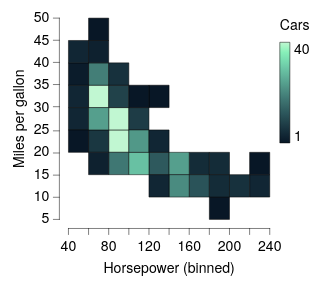

Write the Vega-Lite specification saved for this chart.
### Vega-Lite specification from a JSON file in a GitHub repository (floating-point values rounded to 4 significant figures; data arrays with more than 128 entries replaced by an {"elided": "..."} marker saying what was removed)
{"background": null, "config": {"arc": {"fill": "#DBDBDB", "fillOpacity": 1.0, "innerRadius": 25.0, "padAngle": 0.03, "stroke": "black", "strokeOpacity": 1, "strokeWidth": 0.25}, "area": {"fill": "#DBDBDB", "fillOpacity": 1.0, "stroke": "black", "strokeOpacity": 1, "strokeWidth": 0.25}, "axis": {"domain": true, "domainCap": "round", "domainColor": "black", "domainWidth": 0.25, "grid": false, "gridCap": "round", "gridColor": "#F1F1F1", "gridDash": [0, 0], "gridOpacity": 1.0, "gridWidth": 0.25, "labelColor": "black", "labelFont": "HelveticaNeue", "labelFontSize": 7, "labelFontStyle": "normal", "labelFontWeight": 400, "offset": 4.5, "ticks": true, "tickCap": "round", "tickColor": "black", "tickSize": 3, "tickWidth": 0.25, "titleColor": "black", "titleFont": "HelveticaNeue", "titleFontSize": 7, "titleFontStyle": "normal", "titleFontWeight": 400}, "axisX": {"domain": true, "labelAlign": "center", "labelAngle": 0, "labels": true, "ticks": true, "translate": 0}, "axisY": {"domain": true, "labelAlign": "right", "labelAngle": 0, "labels": true, "ticks": true, "translate": 0}, "axisRight": {"domain": true, "labelAlign": "left", "labelAngle": 0, "labels": true, "ticks": true, "translate": 0}, "axisTop": {"domain": true, "labelAlign": "center", "labelAngle": 0, "labels": true, "ticks": true, "translate": 0}, "bar": {"fill": "#DBDBDB", "fillOpacity": 1.0, "stroke": "black", "strokeOpacity": 1, "strokeWidth": 0.25}, "boxplot": {"size": 9.0, "ticks": {"cornerRadius": 0.25, "fill": "black", "size": 4.5, "thickness": 0.25}, "box": {"fillOpacity": 1.0, "stroke": "black", "strokeOpacity": 1, "strokeWidth": 0.25}, "median": {"fill": "black", "fillOpacity": 1.0, "size": 9.0, "thickness": 0.25}, "rule": {"fill": "black", "fillOpacity": 1.0, "size": 10.0, "stroke": "black", "strokeDash": [0, 0], "strokeOpacity": 1, "strokeWidth": 0.25}, "outliers": {"color": "black", "fill": "black", "fillOpacity": 1.0, "size": 0, "stroke": "black", "strokeOpacity": 1, "strokeWidth": 0.25}}, "circle": {"fill": "black", "fillOpacity": 1.0, "size": 0.5, "stroke": "black", "strokeOpacity": 1, "strokeWidth": 0.25}, "errorband": {"band": {"fillOpacity": 0.6, "stroke": null, "strokeWidth": 0.25, "strokeOpacity": 1}, "borders": {"opacity": 0, "strokeOpacity": 0.25, "strokeWidth": 1}}, "errorbar": {"opacity": 1, "rule": {"strokeDash": [0, 0], "strokeWidth": 0.5}, "ticks": {"color": "black", "cornerRadius": 0.25, "opacity": 1, "size": 6.0, "thickness": 0.5}, "thickness": 0.5}, "font": "HelveticaNeue", "geoshape": {"fill": "#DBDBDB", "fillOpacity": 1.0, "stroke": "black", "strokeOpacity": 1, "strokeWidth": 0.25}, "header": {"labelColor": "black", "labelFont": "HelveticaNeue", "labelFontSize": 7, "labelFontStyle": "normal", "labelFontWeight": 400, "titleColor": "black", "titleFont": "HelveticaNeue", "titleFontSize": 7, "titleFontStyle": "normal", "titleFontWeight": 400, "titlePadding": 0}, "legend": {"disable": false, "offset": 4.5, "gradientLength": 50.0, "gradientThickness": 5.0, "gradientOpacity": 1.0, "gradientStrokeColor": "black", "gradientStrokeWidth": 0.25, "labelColor": "black", "labelFont": "HelveticaNeue", "labelFontSize": 7, "labelFontStyle": "normal", "labelFontWeight": 400, "strokeColor": "black", "strokeWidth": 0, "symbolSize": 42, "symbolStrokeColor": "black", "symbolStrokeWidth": 0.25, "titleColor": "black", "titleFont": "HelveticaNeue", "titleFontSize": 7, "titleFontStyle": "normal", "titleFontWeight": 400}, "line": {"color": "black", "stroke": "black", "strokeCap": "round", "strokeDash": [0, 0], "strokeOpacity": 1, "strokeWidth": 0.375}, "point": {"filled": true, "fill": "#DBDBDB", "fillOpacity": 1.0, "size": 5.0, "stroke": "black", "strokeOpacity": 1, "strokeWidth": 0.25}, "range": {"category": ["#C6D9F1", "#F1C9CB", "#FEF0B9", "#CEE37A", "#7AA8E0", "#E589A3", "#FDDD5D", "#68B961", "#4177B1", "#C35082", "#E5C227", "#438156"], "diverging": {"scheme": ["#C35082", "#CE6D94", "#D989A7", "#E2A4BA", "#EABFCE", "#F1DBE2", "#F6F6F6", "#D7E0EB", "#B9CBE0", "#9BB6D5", "#7DA1C9", "#5F8CBD", "#4177B1"]}, "heatmap": {"scheme": ["#081726", "#132936", "#1E3D46", "#295157", "#366666", "#427C76", "#4F9385", "#5CAB95", "#6AC3A4", "#78DCB0", "#89F3BA", "#C1F7D2"]}, "ordinal": {"scheme": ["#F1F1F1", "#DBDBDB", "#C6C6C6", "#B2B2B2", "#9D9D9D", "#898989", "#767676", "#636363", "#515151", "#404040", "#2F2F2F", "#1F1F1F"]}, "ramp": {"scheme": ["#DFE9F7", "#C6D9F1", "#ADC8EC", "#94B8E6", "#7AA8E0", "#6097DA", "#4D87CA", "#4177B1", "#386898", "#2F597F", "#264A69", "#1D3A58"]}}, "rule": {"color": "black", "stroke": "black", "strokeCap": "round", "strokeDash": [2, 2], "strokeOpacity": 1, "strokeWidth": 0.25}, "scale": {"bandPaddingInner": 0.1, "bandPaddingOuter": 0.1, "round": false}, "rect": {"fill": "#DBDBDB", "fillOpacity": 1.0, "stroke": "black", "strokeOpacity": 1, "strokeWidth": 0.25}, "square": {"fill": "#DBDBDB", "fillOpacity": 1.0, "size": 10.0, "stroke": "black", "strokeOpacity": 1, "strokeWidth": 0.25}, "text": {"color": "black", "font": "HelveticaNeue", "fontSize": 7, "fontStyle": "normal", "fontWeight": 400}, "title": {"anchor": "middle", "frame": "group", "color": "black", "font": "HelveticaNeue", "fontSize": 7, "fontStyle": "normal", "fontWeight": 400, "subtitleColor": "black", "subtitleFont": "HelveticaNeue", "subtitleFontSize": "HelveticaNeue", "subtitleFontStyle": "normal", "subtitleFontWeight": 400}, "view": {"continuousWidth": 100, "continuousHeight": 100, "discreteWidth": 100, "discreteHeight": 100, "fill": null, "stroke": null, "strokeWidth": 0.25}}, "data": {"name": "data-7285c4e2e195e5a75737a34913199f5f"}, "mark": {"type": "rect"}, "encoding": {"color": {"aggregate": "count", "title": "Cars", "type": "quantitative"}, "x": {"bin": {"maxbins": 12}, "field": "Horsepower", "type": "quantitative"}, "y": {"bin": {"maxbins": 12}, "field": "Miles_per_Gallon", "title": "Miles per gallon", "type": "quantitative"}}, "$schema": "https://vega.github.io/schema/vega-lite/v6.4.1.json", "datasets": {"data-7285c4e2e195e5a75737a34913199f5f": {"elided": "392 records"}}}
